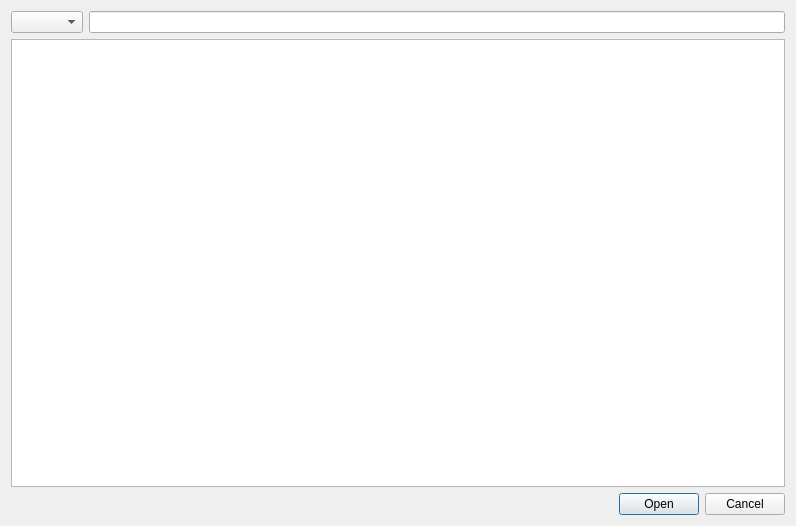
<?xml version="1.0" encoding="UTF-8"?>
<ui version="4.0">
 <class>FileBrowser</class>
 <widget class="QDialog" name="FileBrowser">
  <property name="geometry">
   <rect>
    <x>0</x>
    <y>0</y>
    <width>796</width>
    <height>526</height>
   </rect>
  </property>
  <property name="windowTitle">
   <string>Dialog</string>
  </property>
  <layout class="QHBoxLayout" name="horizontalLayout_2">
   <item>
    <layout class="QVBoxLayout" name="verticalLayout_2">
     <item>
      <layout class="QVBoxLayout" name="verticalLayout">
       <item>
        <layout class="QHBoxLayout" name="horizontalLayout">
         <item>
          <widget class="QComboBox" name="comboBox_drive"/>
         </item>
         <item>
          <widget class="QLineEdit" name="lineEdit_filePath"/>
         </item>
        </layout>
       </item>
       <item>
        <widget class="QListWidget" name="listWidget"/>
       </item>
      </layout>
     </item>
     <item>
      <widget class="QDialogButtonBox" name="buttonBox">
       <property name="orientation">
        <enum>Qt::Horizontal</enum>
       </property>
       <property name="standardButtons">
        <set>QDialogButtonBox::Cancel|QDialogButtonBox::Open</set>
       </property>
      </widget>
     </item>
    </layout>
   </item>
  </layout>
 </widget>
 <resources/>
 <connections>
  <connection>
   <sender>buttonBox</sender>
   <signal>rejected()</signal>
   <receiver>FileBrowser</receiver>
   <slot>reject()</slot>
   <hints>
    <hint type="sourcelabel">
     <x>316</x>
     <y>260</y>
    </hint>
    <hint type="destinationlabel">
     <x>286</x>
     <y>274</y>
    </hint>
   </hints>
  </connection>
 </connections>
</ui>
